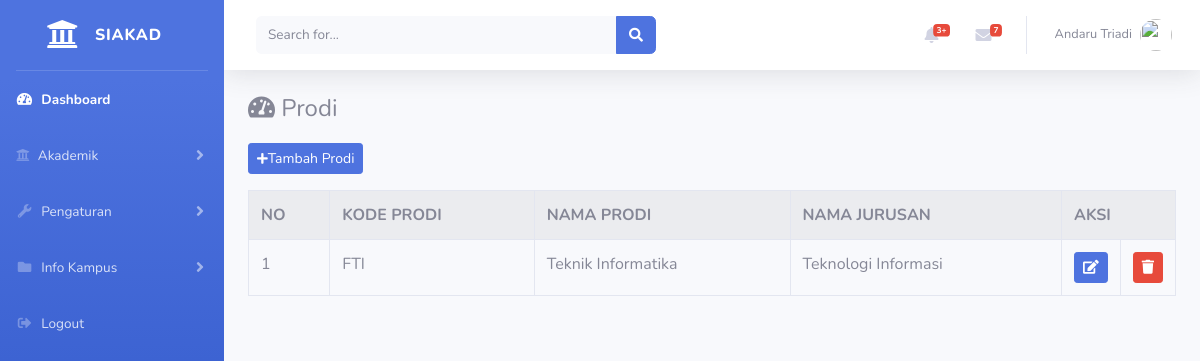
The app's page /index.php/administrator/prodi with its own data.
### tables this page shows
CREATE TABLE `prodi` (
  `id_prodi` int(11) NOT NULL,
  `kode_prodi` varchar(20) NOT NULL,
  `nama_prodi` varchar(25) NOT NULL,
  `nama_jurusan` varchar(25) NOT NULL
);

### application/controllers/administrator/prodi.php (called while the page is built, shortened)
<?php
class Prodi extends CI_Controller{
	public function index(){
		$data['prodi'] = $this->prodi_model->tampil_data('prodi')->result();
		$this->load->view('templates_administrator/header');
		$this->load->view('templates_administrator/sidebar');
		$this->load->view('administrator/prodi', $data);
		$this->load->view('templates_administrator/footer');
	}
}

### index.php (called while the page is built, shortened)
<?php
require_once BASEPATH.'core/CodeIgniter.php';

### application/models/prodi_model.php (called while the page is built, shortened)
<?php
class Prodi_model extends CI_Model{
	public function tampil_data($table){
		return $this->db->get($table);
	}
}

### application/views/administrator/prodi.php (the view, shortened to what this page needs)
<div class="container-fluid">
	<h4>
        <i class="fas fa-tachometer-alt mb-3"></i> Prodi
    </h4>
    <a href="<?= base_url('administrator/prodi/tambah_prodi') ?>" class="btn btn-sm btn-primary mb-3"><i class="fas fa-sm fa-plus"></i>Tambah Prodi</a>
	<table class="table table-bordered table-striped table-hover">
		<tr>
			<th>NO</th>
			<th>KODE PRODI</th>
			<th>NAMA PRODI</th>
			<th>NAMA JURUSAN</th>
			<th colspan="2">AKSI</th>
		</tr>
		<?php
		$i = 1;
		foreach($prodi as $prd) : ?>
		<tr>
			<td><?= $i++ ?></td>
			<td><?= $prd->kode_prodi ?></td>
			<td><?= $prd->nama_prodi ?></td>
			<td><?= $prd->nama_jurusan ?></td>
			<td width="20px">
    			<a href="<?= base_url('administrator/prodi/update/').$prd->id_prodi ?>" class="btn btn-sm btn-primary"><i class="fa fa-edit"></i></a>
    		</td>
    		<td width="20px">
    			<a href="<?= base_url('administrator/prodi/delete/').$prd->id_prodi ?>" class="btn btn-sm btn-danger"><i class="fa fa-trash"></i></a>
    		</td>
		</tr>
		<?php endforeach; ?>
	</table>
</div>

### records on screen
prodi: kode_prodi "FTI", nama_prodi "Teknik Informatika", nama_jurusan "Teknologi Informasi"
